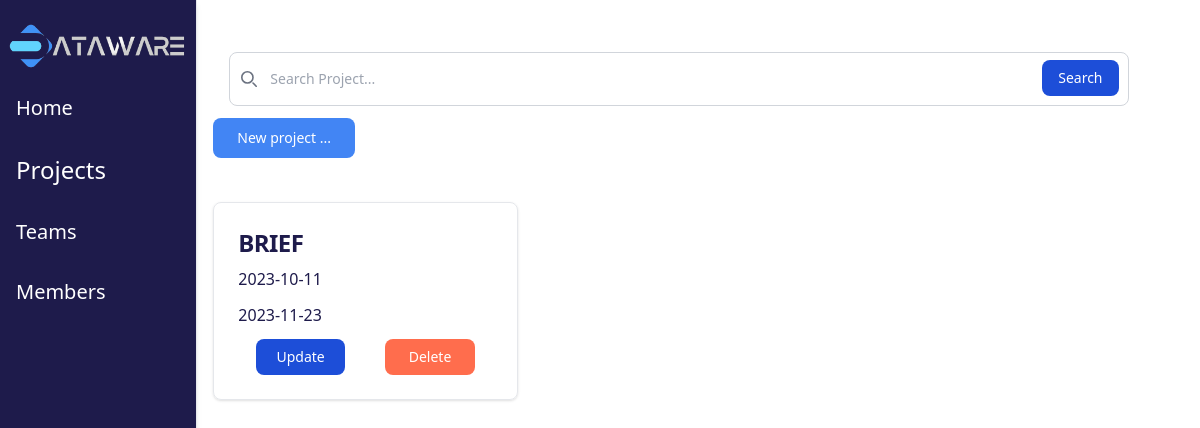
The app's page /ProductOwner/projet.php with its own data.
### tables this page shows
CREATE TABLE `project` (
  `idproject` int(11) NOT NULL,
  `name` varchar(255) DEFAULT NULL,
  `start_date` date DEFAULT NULL,
  `end_date` date DEFAULT NULL,
  `idteam` int(11) DEFAULT NULL
);

### ProductOwner/projet.php (the view, shortened to what this page needs)
<?php
include ('../connect.php');
?>
<?php
$sql = "SELECT * FROM project";
$sth =  $conn->prepare($sql);
$sth->execute();
 $data=$sth->fetchAll();
?>
<!DOCTYPE html>
<html>
<head>
    <script src="https://cdn.tailwindcss.com"></script>
</head>
<body class="md:overflow-y-hidden">
    <div class="flex gap-4 mr-4">
        <div class="h-screen w-1/6 bg-white border-r shadow-md md:bg-dark">
            <ul class="space-y-4 text-lg sidebar bg-dark text-white mt-5">
                <div class="flex items-center justify-center">
                    <img src="../image/testlogo.png" alt="logo.png" class="w-full">
                </div>
                <li>
                    <a href="index.php" class="block py-2 px-4 hover:bg-btn hover:text-dark text-xl">Home</a>
                </li>
                <li>
                    <a href="./projet.php" class="block py-2 px-4 hover:bg-btn hover:text-dark text-2xl">Projects</a>
                </li>
                <li>
                    <a href="./teams.php" class="block py-2 px-4 hover:bg-btn hover:text-dark text-xl">Teams</a>
                </li>
                <li>
                    <a href="./member.php" class="block py-2 px-4 hover:bg-btn hover:text-dark text-xl">Members</a>
                </li>
            </ul>
        </div>
        <div class="w-4/5">
            <div class="rounded-lg mt-10 px-4 py-3 mr-4">
                <form>
                    <div class="relative">
                        <div class="absolute inset-y-0 start-0 flex items-center ps-3 pointer-events-none">
                        </div>
                        <input type="search" id="default-search"
                            class="block w-full p-4 ps-10 text-sm text-gray-900 border border-gray-300 rounded-lg dark:border-gray-600 dark:placeholder-gray-400 dark:text-white dark:focus:ring-blue-500 dark:focus:border-blue-500"
                            placeholder="Search Project..." required />
                        <button type="submit"
                            class="text-white absolute end-2.5 bottom-2.5 bg-blue-700 hover:bg-blue-800 focus:ring-4 focus:outline-none focus:ring-blue-300 font-medium rounded-lg text-sm px-4 py-2 dark:bg-blue-600 dark:hover:bg-blue-700 dark:focus:ring-blue-800">
                            Search
                        </button>
                    </div>
                </form>
            </div>
            <a href="./addproject.php" type="submit" name="submit"
                class="text-white bg-[#4285F4] hover:bg-[#4285F4]/90 focus:ring-4 focus:outline-none focus:ring-[#4285F4]/50 font-medium rounded-lg text-sm px-6 py-2.5 text-center inline-flex items-center dark:focus:ring-[#4285F4]/55 me-2 mb-2">
                New project ...
            </a>
<div class="grid grid-cols-1 md:grid-cols-3 md:grid-rows-2 gap-4 mt-7">
 <?php
  foreach($data as $arrayvalue){
  ?>
  <div class="mt-2 p-6 border rounded-lg shadow dark:bg-white">
                    <a href="#">
                        <h5 class="mb-2 text-2xl font-bold tracking-tight text-dark">
                          <?php echo $arrayvalue['name'] ?>
                        </h5>
                    </a>
                    <p class="mb-3 font-normal text-dark">
                        <?php echo $arrayvalue['start_date'] ?>
                    </p>
                     <p class="mb-3 font-normal text-dark">
                        <?php echo $arrayvalue['end_date'] ?>
                    </p>
                    <div class="flex items-center justify-center gap-10">
                        <a href="updateprojet.php?update_id=<?= $arrayvalue['idproject'] ?>"
                            class="inline-flex items-center px-5 py-2 text-sm font-medium text-center text-white bg-blue-700 rounded-lg hover:bg-dark dark:bg-blue-600 dark:hover:bg-blue-700 dark:focus:ring-blue-800">
                            Update
                        </a>
                        <a href="deletproject.php?delete_id=<?=$arrayvalue['idproject']?>"
                            class="px-6 py-2 text-sm font-medium text-center text-white bg-blue-700 rounded-lg bg-deleted hover:hoverd" onclick='return confirm("Are you sure you want to delete this project")'>
                            Delete
                        </a>
                    </div>
                </div>
                   <?php
 }
  ?>
            </div>
        </div>
    </div>
</body>
</html>

### records on screen
project: name "BRIEF", start_date "2023-10-11", end_date "2023-11-23"
